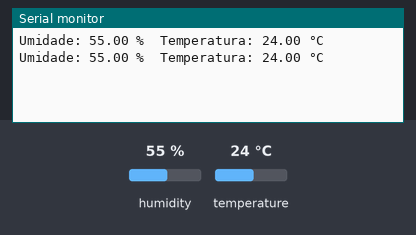
Bench run of a sketch on a simulated Arduino Uno, built with avr-gcc and run on an emulated ATmega328P. Shown: the last lines printed to the serial monitor. Inputs (shaded band) come from the test bench; at power-on: humidity 55 %, temperature 24 °C.

Above: at 4.8 s.
4.9 s: humidity set to 22 %
At 6.9 s:
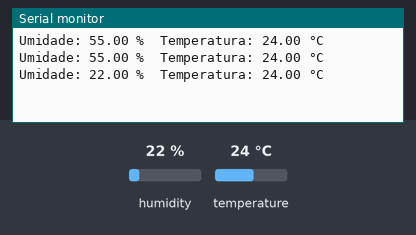
7.9 s: temperature set to 12 °C
At 8.6 s:
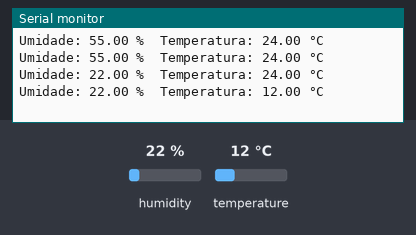
10.9 s: humidity set to 40 %
At 13.3 s:
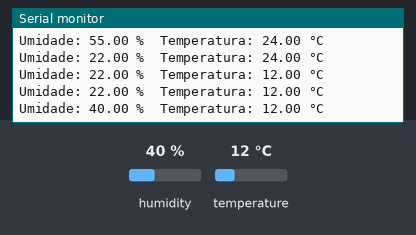
Timing chart, 0 to 14.8 s (numbered marks = the images above; inputs shaded):
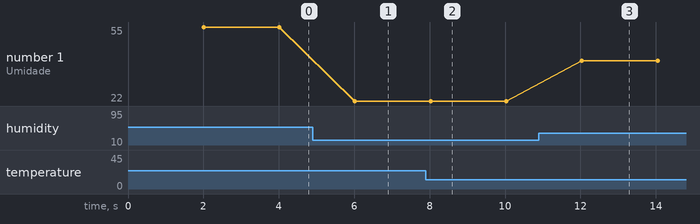

Measured:
- after the input at 4.9 s, the serial monitor: prints a new line after 1.1 s (image 1)
- after the input at 7.9 s, the serial monitor: prints a new line after 0.12 s (image 2)
- after the input at 10.9 s, the serial monitor: prints a new line after 1.1 s (image 3)
- plotted number 1: 55 → 22 after the input at 4.9 s, 22 → 40 after the input at 10.9 s

The sketch:

dht22.ino
```cpp
#include "DHT.h"

// Defina o pino onde o sensor DHT está conectado
#define DHTPIN 4  // Pino de dados conectado ao GPIO 4 (D4)

// Defina o tipo de sensor DHT
#define DHTTYPE DHT22

// Inicialize o sensor DHT
DHT dht(DHTPIN, DHTTYPE);

void setup() {
  // Inicie a comunicação serial
  Serial.begin(115200);

  // Inicie o sensor DHT
  dht.begin();
}

void loop() {
  // Aguarde 2 segundos entre as leituras
  delay(2000);

  // Leia a umidade relativa do ar
  float humidity = dht.readHumidity();

  // Leia a temperatura em Celsius
  float temperature = dht.readTemperature();

  // Verifique se houve falha na leitura e se sim, saia do loop
  if (isnan(humidity) || isnan(temperature)) {
    Serial.println("Falha ao ler do sensor DHT!");
    return;
  }

  // Exiba os resultados no monitor serial
  Serial.print("Umidade: ");
  Serial.print(humidity);
  Serial.print(" %\t");
  Serial.print("Temperatura: ");
  Serial.print(temperature);
  Serial.println(" °C");
}
```
